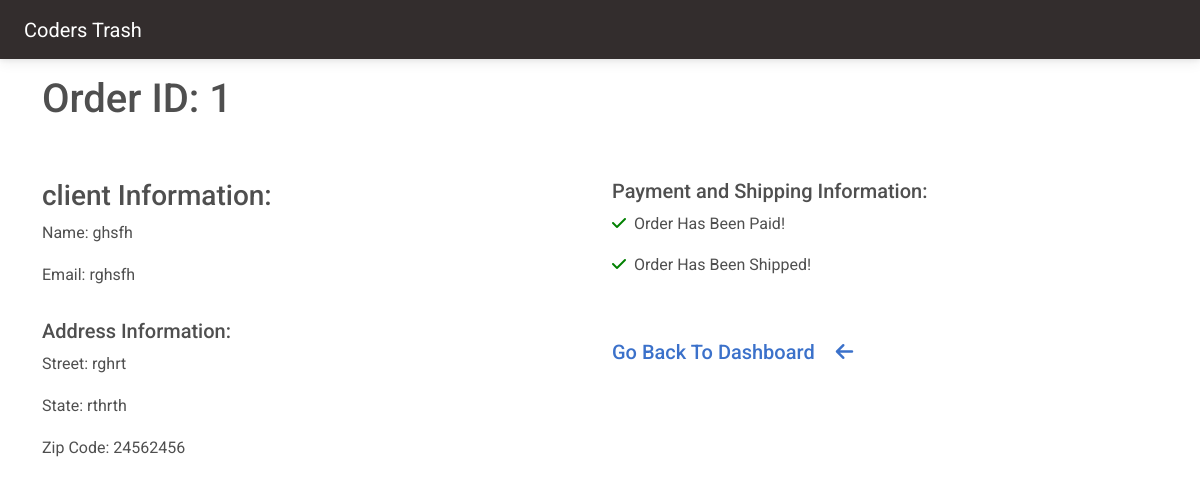
The page /Trash/orders/1/ (signed in) on the database its author committed.
### client/models.py (models this page shows, shortened)
class OrderModel(models.Model):
    created_on = models.DateTimeField(auto_now_add=True)
    price = models.DecimalField(max_digits=7, decimal_places=2)
    items = models.ManyToManyField('MenuItem', related_name='order', blank=True)
    name = models.CharField(max_length=50, blank=True)
    email = models.CharField(max_length=50, blank=True)
    street = models.CharField(max_length=50, blank=True)
    city = models.CharField(max_length=50, blank=True)
    state = models.CharField(max_length=15, blank=True)
    zip_code = models.IntegerField(blank=True, null=True)
    is_paid = models.BooleanField(default=False)
    is_shipped = models.BooleanField(default=False)

### Trash/views.py (the view, shortened to what this page needs)
# urls.py: path('orders/<int:pk>/', OrderDetails.as_view(), name='order-details'),
class OrderDetails(LoginRequiredMixin, UserPassesTestMixin, View):
    def get(self, request, pk, *args, **kwargs):
        order = OrderModel.objects.get(pk=pk)
        context = {
            'order': order
        }
        return render(request, 'Trash/order-details.html', context)
    def test_func(self):
        return self.request.user.groups.filter(name='Staff').exists()

### Trash/templates/Trash/order-details.html
{% extends 'Trash/base.html' %}
{% block content %}
<div class='container'>
    <div class='row'>
        <div class='col-md-6 col-sm-12 mt-3'>
            <h1>Order ID: {{ order.pk }}</h1>
        </div>
    </div>
    <div class='row'>
        <div class='col-md-6 col-sm-12 mt-5'>
            <h3>client Information:</h3>
            <p><span style='font-weight:400;'>Name:</span> {{ order.name }}</p>
            <p><span style='font-weight:400;'>Email:</span> {{ order.email }}</p>
            <h5 class='pt-3'>Address Information:</h5>
            <p><span style='font-weight:400;'>Street:</span> {{ order.street }}</p>
            <p><span style='font-weight:400;'>State:</span> {{ order.state }}</p>
            <p><span style='font-weight:400;'>Zip Code:</span> {{ order.zip_code }}</p>
        </div>
        <div class='col-md-6 col-sm-12 mt-5'>
            <h5>Payment and Shipping Information:</h5>
            {% if order.is_paid %}
                <p><i style='color: green;' class='fas fa-check'></i><span class='ps-2'>Order Has Been Paid!</span></p>
            {% else %}
                <p><i style='color: red;' class='fas fa-times'></i><span class='ps-2'>Order Has NOT Been Paid!</span></p>
            {% endif %}
	        {% if order.is_shipped %}
    	        <p><i style='color: green;' class='fas fa-check'></i><span class='ps-2'>Order Has Been Shipped!</span></p>
        	{% else %}
                <form method='POST'>
                    {% csrf_token %}
                    <button type='submit' class='btn btn-outline-success'>Mark As Shipped</button>
                <form>
            {% endif %}
            <p>
            <a href='{% url "dashboard" %}'><h5>Go Back To Dashboard
                <i class='fa-solid fa-arrow-left ms-3 pt-5'></i></h5>
            </a>
            </p>
        </div>
    </div>
</div>
{% endblock content%}

### client/static/client/site.css (style rules this page uses)
.container { max-width: 100%; margin: 0 auto; padding: 0 20px; box-sizing: border-box; height: 100%; }

### rows shown on the page
OrderModel: pk "1", name "ghsfh", email "rghsfh", street "rghrt", state "rthrth", zip_code "24562456"
